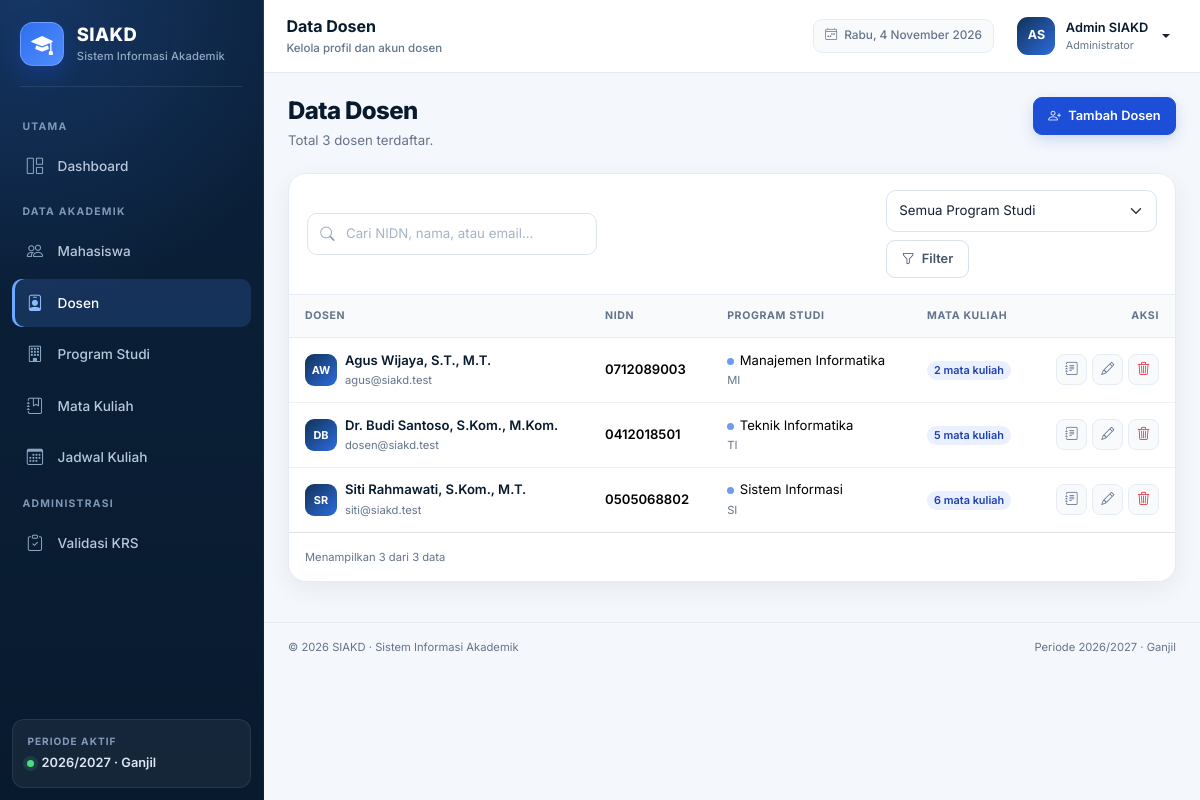
The page /admin/dosen.php (signed in) on the database its author committed.
### tables this page shows
CREATE TABLE `users` (
    `id` INT UNSIGNED NOT NULL AUTO_INCREMENT,
    `nama` VARCHAR(100) NOT NULL,
    `email` VARCHAR(120) NOT NULL,
    `password` VARCHAR(255) NOT NULL,
    `role` ENUM('admin', 'dosen', 'mahasiswa') NOT NULL,
    `status` ENUM('aktif', 'nonaktif') NOT NULL DEFAULT 'aktif',
    `created_at` TIMESTAMP NOT NULL DEFAULT CURRENT_TIMESTAMP,
    `updated_at` TIMESTAMP NOT NULL DEFAULT CURRENT_TIMESTAMP ON UPDATE CURRENT_TIMESTAMP,
    PRIMARY KEY (`id`),
    UNIQUE KEY `uq_users_email` (`email`),
    KEY `idx_users_role` (`role`)
);

CREATE TABLE `dosen` (
    `id` INT UNSIGNED NOT NULL AUTO_INCREMENT,
    `user_id` INT UNSIGNED NOT NULL,
    `nidn` VARCHAR(20) NOT NULL,
    `nama` VARCHAR(100) NOT NULL,
    `email` VARCHAR(120) NOT NULL,
    `prodi_id` INT UNSIGNED NOT NULL,
    `created_at` TIMESTAMP NOT NULL DEFAULT CURRENT_TIMESTAMP,
    `updated_at` TIMESTAMP NOT NULL DEFAULT CURRENT_TIMESTAMP ON UPDATE CURRENT_TIMESTAMP,
    PRIMARY KEY (`id`),
    UNIQUE KEY `uq_dosen_user` (`user_id`),
    UNIQUE KEY `uq_dosen_nidn` (`nidn`),
    UNIQUE KEY `uq_dosen_email` (`email`),
    KEY `idx_dosen_prodi` (`prodi_id`),
    CONSTRAINT `fk_dosen_user` FOREIGN KEY (`user_id`) REFERENCES `users` (`id`) ON DELETE CASCADE ON UPDATE CASCADE,
    CONSTRAINT `fk_dosen_prodi` FOREIGN KEY (`prodi_id`) REFERENCES `prodi` (`id`) ON DELETE RESTRICT ON UPDATE CASCADE
);

CREATE TABLE `prodi` (
    `id` INT UNSIGNED NOT NULL AUTO_INCREMENT,
    `kode_prodi` VARCHAR(10) NOT NULL,
    `nama_prodi` VARCHAR(100) NOT NULL,
    `created_at` TIMESTAMP NOT NULL DEFAULT CURRENT_TIMESTAMP,
    `updated_at` TIMESTAMP NOT NULL DEFAULT CURRENT_TIMESTAMP ON UPDATE CURRENT_TIMESTAMP,
    PRIMARY KEY (`id`),
    UNIQUE KEY `uq_prodi_kode` (`kode_prodi`),
    UNIQUE KEY `uq_prodi_nama` (`nama_prodi`)
);

### includes/functions.php (called while the page is built, shortened)
<?php
function base_url(string $path = ''): string
{
    $path = ltrim($path, '/');
    return BASE_URL . ($path !== '' ? '/' . $path : '/');
}
function e(mixed $value): string
{
    return htmlspecialchars((string) $value, ENT_QUOTES | ENT_SUBSTITUTE, 'UTF-8');
}
function query(string $key, mixed $default = ''): mixed
{
    if (!array_key_exists($key, $_GET)) {
        return $default;
    }
    $value = $_GET[$key];
    return is_string($value) ? trim($value) : $value;
}
function initials(string $name): string
{
    $parts = preg_split('/\s+/', trim($name)) ?: [];
    $initials = '';
    foreach (array_slice($parts, 0, 2) as $part) {
        $initials .= mb_strtoupper(mb_substr($part, 0, 1));
    }
    return $initials !== '' ? $initials : 'U';
}
function role_label(string $role): string
{
    return match ($role) {
        'admin' => 'Administrator',
        'dosen' => 'Dosen',
        'mahasiswa' => 'Mahasiswa',
        default => ucfirst($role),
    };
}

### includes/auth.php (called while the page is built, shortened)
<?php
require_once __DIR__ . '/../config/database.php';
require_once __DIR__ . '/functions.php';
function current_user(): ?array
{
    static $loaded = false;
    static $user = null;
    if ($loaded) {
        return $user;
    }
    $loaded = true;
    $userId = (int) ($_SESSION['user_id'] ?? 0);
    try {
        $stmt = db()->prepare(
            "SELECT u.id, u.nama, u.email, u.role, u.status, u.created_at,
                    m.id AS mahasiswa_id, m.nim, m.prodi_id AS mahasiswa_prodi_id,
                    m.angkatan, m.jenis_kelamin, m.alamat,
                    d.id AS dosen_id, d.nidn, d.prodi_id AS dosen_prodi_id
             FROM users u
             LEFT JOIN mahasiswa m ON m.user_id = u.id
             LEFT JOIN dosen d ON d.user_id = u.id
             WHERE u.id = :id AND u.status = 'aktif'
             LIMIT 1"
        );
        $stmt->execute(['id' => $userId]);
        $result = $stmt->fetch();
        if ($result) {
            $user = $result;
            return $user;
        }
    } catch (Throwable $exception) {
        error_log('Auth check failed: ' . $exception->getMessage());
    }
    return null;
}
function require_login(): array
{
    $user = current_user();
    return $user;
}
function require_role(string ...$roles): array
{
    $user = require_login();
    return $user;
}

### config/database.php (called while the page is built, shortened)
<?php
function db(): PDO
{
    static $pdo = null;
    if ($pdo instanceof PDO) {
        return $pdo;
    }
    $dsn = sprintf(
        'mysql:host=%s;port=%s;dbname=%s;charset=utf8mb4',
        DB_HOST,
        DB_PORT,
        DB_NAME
    );
    try {
        $pdo = new PDO($dsn, DB_USER, DB_PASS, [
            PDO::ATTR_ERRMODE => PDO::ERRMODE_EXCEPTION,
            PDO::ATTR_DEFAULT_FETCH_MODE => PDO::FETCH_ASSOC,
            PDO::ATTR_EMULATE_PREPARES => false,
        ]);
    } catch (PDOException $exception) {
        error_log('Database connection failed: ' . $exception->getMessage());
        throw new RuntimeException(
            'Koneksi database gagal. Pastikan MySQL berjalan dan database "siakd" sudah diimpor dari database.sql.'
        );
    }
    return $pdo;
}

### admin/dosen.php (the view, shortened to what this page needs)
<?php
require_once __DIR__ . '/../includes/auth.php';
require_role('admin');
$pageTitle = 'Data Dosen';
$pageSubtitle = 'Kelola profil dan akun dosen';
$search = (string) query('q');
$page = current_page();
$perPage = 10;
$conditions = [];
$where = $conditions ? 'WHERE ' . implode(' AND ', $conditions) : '';
$countStmt = db()->prepare("SELECT COUNT(*) FROM dosen d $where");
$countStmt->execute();
$totalData = (int) $countStmt->fetchColumn();
$totalPages = max(1, (int) ceil($totalData / $perPage));
$page = min($page, $totalPages);
$offset = page_offset($page, $perPage);
$stmt = db()->prepare(
    "SELECT d.id, d.nidn, d.nama, d.email, p.nama_prodi, p.kode_prodi,
            COUNT(mk.id) AS total_mk
     FROM dosen d
     JOIN prodi p ON p.id = d.prodi_id
     LEFT JOIN mata_kuliah mk ON mk.dosen_id = d.id
     $where
     GROUP BY d.id, d.nidn, d.nama, d.email, p.nama_prodi, p.kode_prodi
     ORDER BY d.nama ASC
     LIMIT :limit OFFSET :offset"
);
$stmt->bindValue(':limit', $perPage, PDO::PARAM_INT);
$stmt->bindValue(':offset', $offset, PDO::PARAM_INT);
$stmt->execute();
$dosenList = $stmt->fetchAll();
require_once __DIR__ . '/../includes/header.php';
?>
<div class="page-heading">
    <div>
        <h1>Data Dosen</h1>
        <p>Total <?= number_format($totalData, 0, ',', '.') ?> dosen terdaftar<?= $search !== '' ? ' untuk pencarian "' . e($search) . '"' : '' ?>.</p>
    </div>
    <a href="<?= e(base_url('admin/dosen_form.php')) ?>" class="btn btn-primary">
        <i class="bi bi-person-plus me-1" aria-hidden="true"></i> Tambah Dosen
    </a>
</div>
<div class="card">
    <form class="filter-bar" method="get" action="<?= e(base_url('admin/dosen.php')) ?>">
        <div class="search-box">
            <i class="bi bi-search" aria-hidden="true"></i>
            <input type="search" class="form-control" name="q" value="<?= e($search) ?>" placeholder="Cari NIDN, nama, atau email..." aria-label="Cari dosen">
        </div>
        <div class="d-flex flex-wrap align-items-center gap-2">
            <select class="form-select" name="prodi" aria-label="Filter program studi" style="min-width: 180px;">
                <option value="">Semua Program Studi</option>
            </select>
            <button type="submit" class="btn btn-outline-secondary"><i class="bi bi-funnel me-1" aria-hidden="true"></i> Filter</button>
        </div>
    </form>
    <?php if ($dosenList): ?>
        <div class="table-responsive">
            <table class="table">
                <thead>
                    <tr>
                        <th>Dosen</th>
                        <th>NIDN</th>
                        <th>Program Studi</th>
                        <th>Mata Kuliah</th>
                        <th class="text-end">Aksi</th>
                    </tr>
                </thead>
                <tbody>
                    <?php foreach ($dosenList as $row): ?>
                        <tr>
                            <td>
                                <div class="d-flex align-items-center gap-2">
                                    <span class="avatar avatar-sm"><?= e(initials($row['nama'])) ?></span>
                                    <div class="min-w-0">
                                        <span class="cell-title"><?= e($row['nama']) ?></span>
                                        <span class="cell-subtitle"><?= e($row['email']) ?></span>
                                    </div>
                                </div>
                            </td>
                            <td><span class="fw-semibold"><?= e($row['nidn']) ?></span></td>
                            <td><span class="prodi-dot"></span><?= e($row['nama_prodi']) ?><span class="cell-subtitle"><?= e($row['kode_prodi']) ?></span></td>
                            <td><span class="badge text-bg-primary-subtle rounded-pill"><?= (int) $row['total_mk'] ?> mata kuliah</span></td>
                            <td>
                                <div class="table-actions">
                                    <a href="<?= e(base_url('admin/mata_kuliah.php?q=' . urlencode($row['nama']))) ?>" class="btn-icon" data-bs-toggle="tooltip" title="Lihat mata kuliah" aria-label="Lihat mata kuliah <?= e($row['nama']) ?>">
                                        <i class="bi bi-journal-text" aria-hidden="true"></i>
                                    </a>
                                    <a href="<?= e(base_url('admin/dosen_form.php?id=' . (int) $row['id'])) ?>" class="btn-icon" data-bs-toggle="tooltip" title="Edit" aria-label="Edit <?= e($row['nama']) ?>">
                                        <i class="bi bi-pencil" aria-hidden="true"></i>
                                    </a>
                                    <button type="button" class="btn-icon text-danger" data-bs-toggle="modal" data-bs-target="#deleteModal"
                                            data-delete-url="<?= e(base_url('actions/dosen.php')) ?>"
                                            data-delete-action="delete"
                                            data-delete-id="<?= (int) $row['id'] ?>"
                                            data-delete-name="dosen <?= e($row['nama']) ?>"
                                            title="Hapus" aria-label="Hapus <?= e($row['nama']) ?>">
                                        <i class="bi bi-trash3" aria-hidden="true"></i>
                                    </button>
                                </div>
                            </td>
                        </tr>
                    <?php endforeach; ?>
                </tbody>
            </table>
        </div>
        <div class="d-flex flex-wrap align-items-center justify-content-between gap-2 px-3 py-3 border-top">
            <span class="small-note">Menampilkan <?= count($dosenList) ?> dari <?= $totalData ?> data</span>
        </div>
    <?php endif; ?>
</div>
<?php require_once __DIR__ . '/../includes/footer.php'; ?>

### includes/navbar.php (shortened to what this page needs)
<?php
$hariInggris = ['Sunday' => 'Minggu', 'Monday' => 'Senin', 'Tuesday' => 'Selasa', 'Wednesday' => 'Rabu', 'Thursday' => 'Kamis', 'Friday' => 'Jumat', 'Saturday' => 'Sabtu'];
$bulanInggris = [1 => 'Januari', 'Februari', 'Maret', 'April', 'Mei', 'Juni', 'Juli', 'Agustus', 'September', 'Oktober', 'November', 'Desember'];
$tanggalHariIni = ($hariInggris[date('l')] ?? date('l')) . ', ' . date('j') . ' ' . ($bulanInggris[(int) date('n')] ?? '') . ' ' . date('Y');
?>
<nav class="app-topbar d-flex align-items-center justify-content-between gap-2" aria-label="Navigasi atas">
    <div class="d-flex align-items-center gap-2 gap-md-3 min-w-0">
        <div class="min-w-0">
            <p class="topbar-title"><?= e($pageTitle) ?></p>
            <span class="topbar-subtitle"><?= e($pageSubtitle) ?></span>
        </div>
    </div>
    <div class="d-flex align-items-center gap-2 gap-md-3">
        <span class="topbar-date">
            <i class="bi bi-calendar4-week" aria-hidden="true"></i>
            <?= e($tanggalHariIni) ?>
        </span>
        <div class="dropdown">
            <button class="user-menu dropdown-toggle" type="button" data-bs-toggle="dropdown" aria-expanded="false" aria-label="Menu profil pengguna">
                <span class="avatar"><?= e(initials($currentUser['nama'])) ?></span>
                <span class="user-meta">
                    <span class="user-name"><?= e($currentUser['nama']) ?></span>
                    <span class="user-role"><?= e(role_label($currentUser['role'])) ?></span>
                </span>
            </button>
        </div>
    </div>
</nav>

### rows shown on the page
users: nama "AS", nama "Admin SIAKD", role "Administrator"
dosen: nama "AW", nama "Agus Wijaya, S.T., M.T.", email "agus@siakd.test", nidn "0712089003", prodi.nama_prodi "Manajemen Informatika", prodi.kode_prodi "MI", total_mk "2"
dosen: nama "DB", nama "Dr. Budi Santoso, S.Kom., M.Kom.", email "dosen@siakd.test", nidn "0412018501", prodi.nama_prodi "Teknik Informatika", prodi.kode_prodi "TI", total_mk "5"
dosen: nama "SR", nama "Siti Rahmawati, S.Kom., M.T.", email "siti@siakd.test", nidn "0505068802", prodi.nama_prodi "Sistem Informasi", prodi.kode_prodi "SI", total_mk "6"

### other values the page prints
APP_NAME "SIAKD"
APP_FULL_NAME "Sistem Informasi Akademik"
$section['label'] "UTAMA"
$item['title'] "Dashboard"
$section['label'] "DATA AKADEMIK"
$item['title'] "Mahasiswa"
$item['title'] "Dosen"
$item['title'] "Program Studi"
$item['title'] "Mata Kuliah"
$item['title'] "Jadwal Kuliah"
$section['label'] "ADMINISTRASI"
$item['title'] "Validasi KRS"
TAHUN_AJARAN_AKTIF "2026/2027"
SEMESTER_AKTIF "Ganjil"
$pageTitle "Data Dosen"
